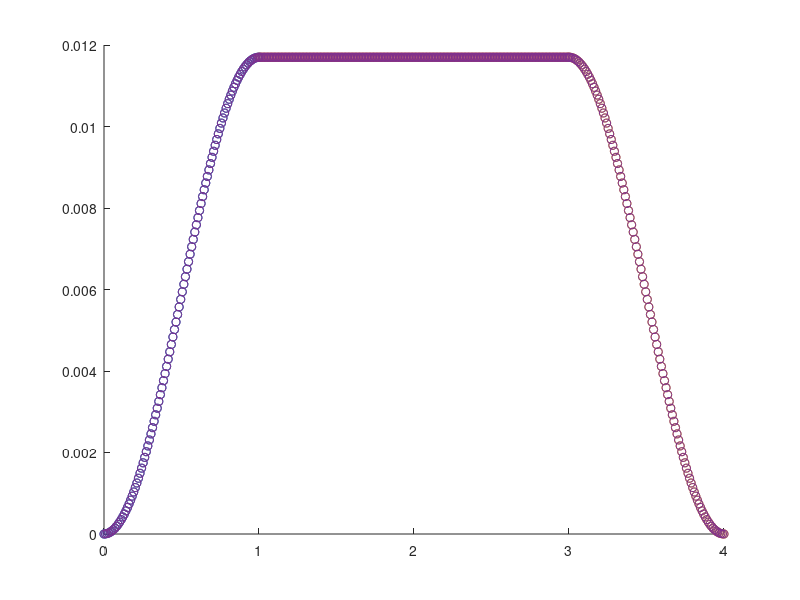

Reproduce this figure in MATLAB.
close all

% TO CHANGE

T = 4; % Total duration
t = 2; % Gripped duration
d1 = 1; % getting to postion
d2 = 1; % return to position
N = 400; % number of 'points'
A = 0.0117; % distanced covered
filename = 'Profile_grip';

% END TO CHANGE



% Calculate each section number of points
N1 = int16(N/T*d1);
N2 = int16(N/T*t);
N3 = N-N1-N2;

% Determine end of phase 1 and 2 time
l1 = 0+d1;
l2 = l1+t;

% linearly spread space for all 3 phases
n1 = linspace(0,d1,N1);
n2 = linspace(l1,l2,N2);
n3 = linspace(l2,T,N3);

% Phase 1, reshape to fit 1xn
y1 = (-A*cos(1/d1*pi*n1) + A)/2;
y1 = reshape(y1, [N1,1]);

% Phase 2, only get 1st column
y2 = A*ones(N2);
y2 = y2(:,1);

% Phase 3, reshape to fit 1xn
y3 = (A*cos(1/d2*pi*(n3-l2)) + A)/2;
y3 = reshape(y3, [N3,1]);

% join x and y axis 
y = [y1; y2; y3];
n = [reshape(n1, [N1,1]); reshape(n2, [N2,1]); reshape(n3, [N3,1])];
grip_profile = [n y];

% Export
save(filename,'grip_profile');

% Visualise plots
scatter(n1,y1);
hold on;
scatter(n2,y2);
scatter(n3,y3);
scatter(n,y);